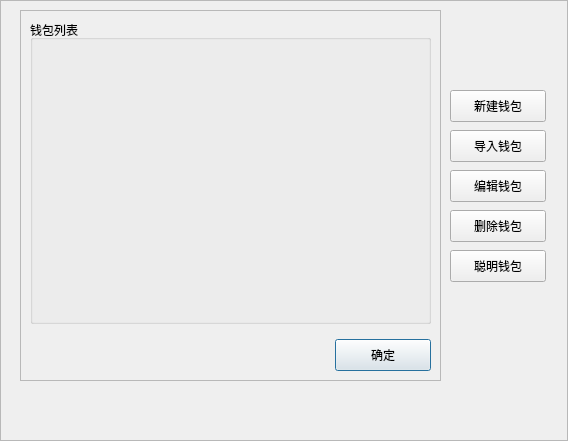
<?xml version="1.0" encoding="UTF-8"?>
<ui version="4.0">
 <class>WalletForm</class>
 <widget class="QDialog" name="WalletForm">
  <property name="geometry">
   <rect>
    <x>0</x>
    <y>0</y>
    <width>568</width>
    <height>441</height>
   </rect>
  </property>
  <property name="windowTitle">
   <string>Dialog</string>
  </property>
  <layout class="QVBoxLayout" name="verticalLayout">
   <property name="spacing">
    <number>0</number>
   </property>
   <property name="leftMargin">
    <number>0</number>
   </property>
   <property name="topMargin">
    <number>0</number>
   </property>
   <property name="rightMargin">
    <number>0</number>
   </property>
   <property name="bottomMargin">
    <number>0</number>
   </property>
   <item>
    <widget class="QFrame" name="frameMain">
     <property name="frameShape">
      <enum>QFrame::StyledPanel</enum>
     </property>
     <widget class="QFrame" name="frameContent">
      <property name="geometry">
       <rect>
        <x>20</x>
        <y>10</y>
        <width>421</width>
        <height>371</height>
       </rect>
      </property>
      <property name="frameShape">
       <enum>QFrame::StyledPanel</enum>
      </property>
      <layout class="QVBoxLayout" name="verticalLayout_2">
       <item>
        <widget class="QGroupBox" name="groupBoxWallets">
         <property name="sizePolicy">
          <sizepolicy hsizetype="Preferred" vsizetype="Expanding">
           <horstretch>0</horstretch>
           <verstretch>0</verstretch>
          </sizepolicy>
         </property>
         <property name="title">
          <string>钱包列表</string>
         </property>
        </widget>
       </item>
       <item>
        <layout class="QHBoxLayout" name="horizontalLayout">
         <property name="spacing">
          <number>9</number>
         </property>
         <property name="topMargin">
          <number>9</number>
         </property>
         <item>
          <spacer name="horizontalSpacer">
           <property name="orientation">
            <enum>Qt::Horizontal</enum>
           </property>
           <property name="sizeHint" stdset="0">
            <size>
             <width>40</width>
             <height>20</height>
            </size>
           </property>
          </spacer>
         </item>
         <item>
          <widget class="QPushButton" name="ButtonOK">
           <property name="sizePolicy">
            <sizepolicy hsizetype="Fixed" vsizetype="Fixed">
             <horstretch>0</horstretch>
             <verstretch>0</verstretch>
            </sizepolicy>
           </property>
           <property name="minimumSize">
            <size>
             <width>96</width>
             <height>32</height>
            </size>
           </property>
           <property name="maximumSize">
            <size>
             <width>96</width>
             <height>32</height>
            </size>
           </property>
           <property name="text">
            <string>确定</string>
           </property>
          </widget>
         </item>
        </layout>
       </item>
      </layout>
     </widget>
     <widget class="QPushButton" name="ButtonEditWallet">
      <property name="geometry">
       <rect>
        <x>450</x>
        <y>170</y>
        <width>96</width>
        <height>32</height>
       </rect>
      </property>
      <property name="sizePolicy">
       <sizepolicy hsizetype="Fixed" vsizetype="Fixed">
        <horstretch>0</horstretch>
        <verstretch>0</verstretch>
       </sizepolicy>
      </property>
      <property name="minimumSize">
       <size>
        <width>96</width>
        <height>32</height>
       </size>
      </property>
      <property name="maximumSize">
       <size>
        <width>96</width>
        <height>32</height>
       </size>
      </property>
      <property name="text">
       <string>编辑钱包</string>
      </property>
     </widget>
     <widget class="QPushButton" name="ButtonNewWallet">
      <property name="geometry">
       <rect>
        <x>450</x>
        <y>90</y>
        <width>96</width>
        <height>32</height>
       </rect>
      </property>
      <property name="sizePolicy">
       <sizepolicy hsizetype="Fixed" vsizetype="Fixed">
        <horstretch>0</horstretch>
        <verstretch>0</verstretch>
       </sizepolicy>
      </property>
      <property name="minimumSize">
       <size>
        <width>96</width>
        <height>32</height>
       </size>
      </property>
      <property name="maximumSize">
       <size>
        <width>96</width>
        <height>32</height>
       </size>
      </property>
      <property name="text">
       <string>新建钱包</string>
      </property>
     </widget>
     <widget class="QPushButton" name="ButtonImportWallet">
      <property name="geometry">
       <rect>
        <x>450</x>
        <y>130</y>
        <width>96</width>
        <height>32</height>
       </rect>
      </property>
      <property name="sizePolicy">
       <sizepolicy hsizetype="Fixed" vsizetype="Fixed">
        <horstretch>0</horstretch>
        <verstretch>0</verstretch>
       </sizepolicy>
      </property>
      <property name="minimumSize">
       <size>
        <width>96</width>
        <height>32</height>
       </size>
      </property>
      <property name="maximumSize">
       <size>
        <width>96</width>
        <height>32</height>
       </size>
      </property>
      <property name="text">
       <string>导入钱包</string>
      </property>
     </widget>
     <widget class="QPushButton" name="ButtonDeleteWallet">
      <property name="geometry">
       <rect>
        <x>450</x>
        <y>210</y>
        <width>96</width>
        <height>32</height>
       </rect>
      </property>
      <property name="sizePolicy">
       <sizepolicy hsizetype="Fixed" vsizetype="Fixed">
        <horstretch>0</horstretch>
        <verstretch>0</verstretch>
       </sizepolicy>
      </property>
      <property name="minimumSize">
       <size>
        <width>96</width>
        <height>32</height>
       </size>
      </property>
      <property name="maximumSize">
       <size>
        <width>96</width>
        <height>32</height>
       </size>
      </property>
      <property name="text">
       <string>删除钱包</string>
      </property>
     </widget>
     <widget class="QPushButton" name="ButtonSmartWallet">
      <property name="geometry">
       <rect>
        <x>450</x>
        <y>250</y>
        <width>96</width>
        <height>32</height>
       </rect>
      </property>
      <property name="sizePolicy">
       <sizepolicy hsizetype="Fixed" vsizetype="Fixed">
        <horstretch>0</horstretch>
        <verstretch>0</verstretch>
       </sizepolicy>
      </property>
      <property name="minimumSize">
       <size>
        <width>96</width>
        <height>32</height>
       </size>
      </property>
      <property name="maximumSize">
       <size>
        <width>96</width>
        <height>32</height>
       </size>
      </property>
      <property name="text">
       <string>聪明钱包</string>
      </property>
     </widget>
    </widget>
   </item>
  </layout>
 </widget>
 <resources/>
 <connections/>
</ui>
